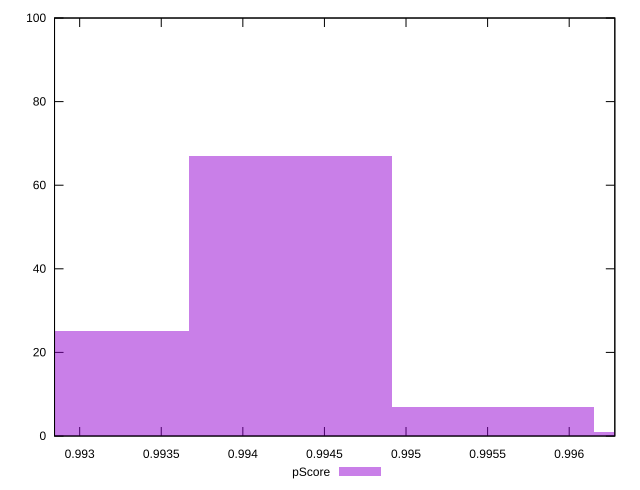

Recreate this plot in gnuplot.
reset

$pScore <<EOF
0.9955324657999706 7
0.9942926993419382 67
0.9967722322580028 1
0.9930529328839058 25
EOF

set key outside below
set boxwidth 0.0012397664580323419
set xrange [0.9928459514000307:0.9962796503969803]
set yrange [0:100]
set trange [0:100]
set style fill transparent solid 0.5 noborder
set terminal svg size 640, 490 enhanced background rgb 'white'
set output "reports/report_00033_2021-03-01T14-23-16.841Z/mainthread-work-breakdown/samples/astro-inner/pScore/histogram.svg"

plot $pScore title "pScore" with boxes

reset
